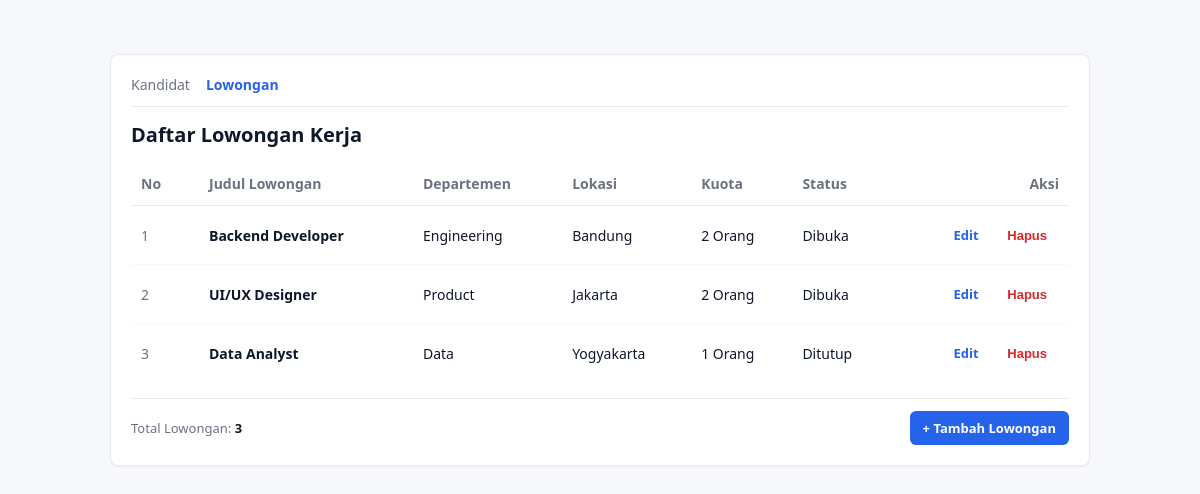
The page /project/lowongan.php on the database its author committed.
### tables this page shows
CREATE TABLE `lowongan` (
  `id` int(11) NOT NULL,
  `judul` varchar(100) NOT NULL,
  `departemen` varchar(100) NOT NULL,
  `lokasi` varchar(100) NOT NULL,
  `kuota` int(11) NOT NULL DEFAULT 1,
  `status` varchar(20) NOT NULL DEFAULT 'Dibuka'
);

### project/models/DB.php (called while the page is built, shortened)
<?php
class DB {
    private string $host = "localhost";
    private string $db_name = "mvp_kandidat_db";
    private string $username = "root";
    private string $password = "";
    private ?PDO $conn = null;
    private ?PDOStatement $result = null;
    public function __construct(
        string $host = "localhost",
        string $db_name = "mvp_kandidat_db",
        string $username = "root",
        string $password = ""
    ) {
        $this->host = $host;
        $this->db_name = $db_name;
        $this->username = $username;
        $this->password = $password;
        $this->conn = $this->connect();
    }
    public function connect(): PDO {
        try {
            $dsn = "mysql:host={$this->host};dbname={$this->db_name};charset=utf8mb4";
            $options = [
                PDO::ATTR_ERRMODE => PDO::ERRMODE_EXCEPTION,
                PDO::ATTR_DEFAULT_FETCH_MODE => PDO::FETCH_ASSOC,
                PDO::ATTR_EMULATE_PREPARES => false,
            ];
            return new PDO($dsn, $this->username, $this->password, $options);
        } catch (PDOException $e) {
            throw new RuntimeException("Koneksi Database Gagal: " . $e->getMessage(), 0, $e);
        }
    }
    public function executeQuery(string $query, array $params = []): PDOStatement {
        try {
            $stmt = $this->conn->prepare($query);
            $stmt->execute($params);
            $this->result = $stmt;
            return $stmt;
        } catch (PDOException $e) {
            throw new RuntimeException("Query Gagal: " . $e->getMessage(), 0, $e);
        }
    }
    public function getAllResult(): array {
        return $this->result->fetchAll(PDO::FETCH_ASSOC);
    }
}
?>

### project/models/TabelLowongan.php (called while the page is built, shortened)
<?php
require_once __DIR__ . '/DB.php';
require_once __DIR__ . '/Lowongan.php';
class TabelLowongan extends DB implements KontrakModelLowongan {
    private function mapRowToLowongan(array $row): Lowongan {
        return new Lowongan(
            (int)$row['id'],
            $row['judul'],
            $row['departemen'],
            $row['lokasi'],
            (int)$row['kuota'],
            $row['status']
        );
    }
    public function getAllLowongan(): array {
        $query = "SELECT * FROM lowongan ORDER BY id ASC";
        $this->executeQuery($query);
        $rows = $this->getAllResult();
        $list = [];
        foreach ($rows as $row) {
            $list[] = $this->mapRowToLowongan($row);
        }
        return $list;
    }
}
?>

### project/models/Lowongan.php (called while the page is built, shortened)
<?php
class Lowongan {
    private ?int $id;
    private string $judul;
    private string $departemen;
    private string $lokasi;
    private int $kuota;
    private string $status;
    public function __construct(
        ?int $id,
        string $judul,
        string $departemen,
        string $lokasi,
        int $kuota,
        string $status
    ) {
        $this->id = $id;
        $this->judul = $judul;
        $this->departemen = $departemen;
        $this->lokasi = $lokasi;
        $this->kuota = $kuota;
        $this->status = $status;
    }
    public function getId(): ?int { return $this->id; }
    public function getJudul(): string { return $this->judul; }
    public function getDepartemen(): string { return $this->departemen; }
    public function getLokasi(): string { return $this->lokasi; }
    public function getKuota(): int { return $this->kuota; }
    public function getStatus(): string { return $this->status; }
}
?>

### project/views/ViewLowongan.php (called while the page is built, shortened)
<?php
class ViewLowongan implements KontrakViewLowongan {
    private string $skinPath;
    public function __construct(string $skinPath = '', string $formPath = '') {
        $this->skinPath = $skinPath ?: __DIR__ . '/../template/skin_lowongan.html';
    }
    public function renderDaftar(string $tableRowsHtml, int $totalData): string {
        $template = file_get_contents($this->skinPath);
        $tokens = [
            '{{TABLE_ROWS}}' => $tableRowsHtml,
            '{{TOTAL_DATA}}' => (string)$totalData,
        ];
        return str_replace(array_keys($tokens), array_values($tokens), $template);
    }
}
?>

### project/presenters/PresenterLowongan.php (the view, shortened to what this page needs)
<?php
class PresenterLowongan implements KontrakPresenterLowongan {
    private KontrakModelLowongan $model;
    private KontrakViewLowongan $view;
    public function __construct(KontrakModelLowongan $model, KontrakViewLowongan $view) {
        $this->model = $model;
        $this->view = $view;
    }
    private function buildRowHtml(int $no, Lowongan $lowongan): string {
        $id = (int)$lowongan->getId();
        $judul = htmlspecialchars($lowongan->getJudul());
        $departemen = htmlspecialchars($lowongan->getDepartemen());
        $lokasi = htmlspecialchars($lowongan->getLokasi());
        $kuota = number_format($lowongan->getKuota()) . ' Orang';
        $status = htmlspecialchars($lowongan->getStatus());
        return "<tr>
            <td class='col-id'>{$no}</td>
            <td><strong>{$judul}</strong></td>
            <td>{$departemen}</td>
            <td>{$lokasi}</td>
            <td>{$kuota}</td>
            <td>{$status}</td>
            <td class='col-actions'>
                <a href='lowongan.php?screen=edit&id={$id}' class='btn btn-edit'>Edit</a>
                <form method='post' action='lowongan.php' style='display:inline;' onsubmit=\"return confirm('Hapus lowongan ini?')\">
                    <input type='hidden' name='action' value='hapus'>
                    <input type='hidden' name='id' value='{$id}'>
                    <button type='submit' class='btn btn-delete'>Hapus</button>
                </form>
            </td>
        </tr>";
    }
    public function tampilkanLowongan(): string {
        $listLowongan = $this->model->getAllLowongan();
        $totalLowongan = count($listLowongan);
        $rowsHtml = '';
        if (empty($listLowongan)) {
            $rowsHtml = '<tr><td colspan="7" style="text-align:center;color:#6b7280;padding:24px;">Belum ada data lowongan.</td></tr>';
        } else {
            $no = 1;
            foreach ($listLowongan as $lowongan) {
                $rowsHtml .= $this->buildRowHtml($no, $lowongan);
                $no++;
            }
        }
        return $this->view->renderDaftar($rowsHtml, $totalLowongan);
    }
}
?>

### project/lowongan.php
<?php
require_once __DIR__ . '/models/TabelLowongan.php';
require_once __DIR__ . '/views/ViewLowongan.php';
require_once __DIR__ . '/presenters/PresenterLowongan.php';
$model = new TabelLowongan('localhost', 'mvp_kandidat_db', 'root', '');
$view = new ViewLowongan();
$presenter = new PresenterLowongan($model, $view);
if ($_SERVER['REQUEST_METHOD'] === 'POST') {
    $action = $_POST['action'] ?? '';
    $id = (int)($_POST['id'] ?? 0);
    $judul = trim($_POST['judul'] ?? '');
    $departemen = trim($_POST['departemen'] ?? '');
    $lokasi = trim($_POST['lokasi'] ?? '');
    $kuota = max(0, (int)($_POST['kuota'] ?? 0));
    $status = $_POST['status'] ?? 'Dibuka';
    if ($action === 'tambah') {
        $presenter->tambahLowongan($judul, $departemen, $lokasi, $kuota, $status);
    } elseif ($action === 'ubah' && $id > 0) {
        $presenter->ubahLowongan($id, $judul, $departemen, $lokasi, $kuota, $status);
    } elseif ($action === 'hapus' && $id > 0) {
        $presenter->hapusLowongan($id);
    }
    header("Location: lowongan.php");
    exit();
} else {
    $screen = $_GET['screen'] ?? 'list';
    if ($screen === 'add') {
        echo $presenter->tampilkanFormLowongan();
    } elseif ($screen === 'edit' && isset($_GET['id'])) {
        echo $presenter->tampilkanFormLowongan((int)$_GET['id']);
    } else {
        echo $presenter->tampilkanLowongan();
    }
}
?>

### rows shown on the page
lowongan: id "Kandidat Lowongan Daftar Lowongan Kerja No Judul Lowongan Departemen Lokasi Kuota Status Aksi Total Lowongan: 3 + Tambah Lowongan", no "3", judul "Data Analyst", departemen "Data", lokasi "Yogyakarta", kuota "1 Orang", status "Ditutup"
lowongan: no "1", judul "Backend Developer", departemen "Engineering", lokasi "Bandung", kuota "2 Orang", status "Dibuka"
lowongan: no "2", judul "UI/UX Designer", departemen "Product", lokasi "Jakarta", kuota "2 Orang", status "Dibuka"
